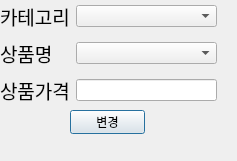
<?xml version="1.0" encoding="UTF-8"?>
<ui version="4.0">
 <class>delete</class>
 <widget class="QDialog" name="delete">
  <property name="geometry">
   <rect>
    <x>0</x>
    <y>0</y>
    <width>237</width>
    <height>161</height>
   </rect>
  </property>
  <property name="windowTitle">
   <string>Dialog</string>
  </property>
  <widget class="QWidget" name="layoutWidget">
   <property name="geometry">
    <rect>
     <x>0</x>
     <y>0</y>
     <width>217</width>
     <height>109</height>
    </rect>
   </property>
   <layout class="QGridLayout" name="gridLayout">
    <item row="1" column="0">
     <widget class="QLabel" name="label">
      <property name="font">
       <font>
        <pointsize>14</pointsize>
       </font>
      </property>
      <property name="text">
       <string>카테고리</string>
      </property>
     </widget>
    </item>
    <item row="5" column="0">
     <widget class="QLabel" name="label_5">
      <property name="font">
       <font>
        <pointsize>14</pointsize>
       </font>
      </property>
      <property name="text">
       <string>상품가격</string>
      </property>
     </widget>
    </item>
    <item row="4" column="0">
     <widget class="QLabel" name="label_4">
      <property name="font">
       <font>
        <pointsize>14</pointsize>
       </font>
      </property>
      <property name="text">
       <string>상품명</string>
      </property>
     </widget>
    </item>
    <item row="1" column="1">
     <widget class="QComboBox" name="cartagory_comboBox"/>
    </item>
    <item row="5" column="1">
     <widget class="QLineEdit" name="saleEdit"/>
    </item>
    <item row="4" column="1">
     <widget class="QComboBox" name="product_comboBox"/>
    </item>
   </layout>
  </widget>
  <widget class="QPushButton" name="addbtn">
   <property name="geometry">
    <rect>
     <x>70</x>
     <y>110</y>
     <width>75</width>
     <height>24</height>
    </rect>
   </property>
   <property name="text">
    <string>변경</string>
   </property>
  </widget>
 </widget>
 <resources/>
 <connections/>
</ui>
